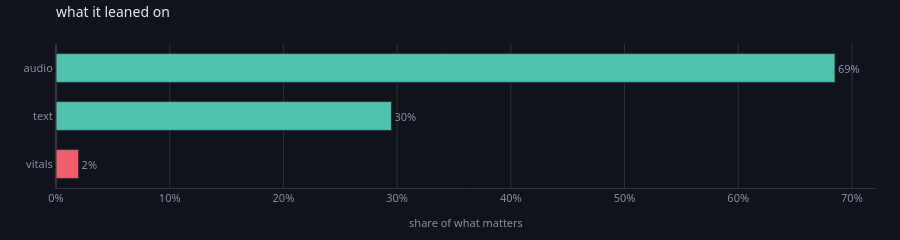

Write notebook code for a chart like this one.
### Markdown cell above
---
# Problem 3 — a branch nobody is using

## The problematic architecture and configuration

The healthy architecture, on the data as it stands. It trains, it is healthy,
and there are three branches in it.

### Code cell
from soma_next.data import contribution, leaned, leaning, shares  # noqa: E402

said = contribution(cooled, DATA, objective=torch.nn.functional.mse_loss)
leaned(said)

### Figure 1 — Plotly figure (JSON) as saved in the notebook; plotly's stock layout.template omitted (floating-point values rounded to 4 significant figures)
{"data": [{"cliponaxis": false, "customdata": [["IGNORED_INPUT(vitals)", 0.001394], ["nothing tripped", 0.02069], ["nothing tripped", 0.04805]], "hovertemplate": "<b>%{y}</b><br>%{x:.1%} of what matters<br>the score is %{customdata[1]:.4g} worse without it<br>%{customdata[0]}<extra></extra>", "marker": {"color": ["#ef5f6b", "#4fc3b0", "#4fc3b0"], "line": {"color": "#2c3242", "width": 1}}, "orientation": "h", "text": ["2%", "30%", "69%"], "textfont": {"color": "#868ea3", "size": 11}, "textposition": "outside", "type": "bar", "x": [0.01987, 0.295, 0.6851], "y": ["vitals", "text", "audio"]}], "layout": {"bargap": 0.4, "font": {"color": "#e7e9ef", "family": "system-ui, -apple-system, Segoe UI, Roboto, sans-serif", "size": 12}, "height": 230, "hoverlabel": {"align": "left", "bgcolor": "#1a1e28", "bordercolor": "#2c3242", "font": {"color": "#e7e9ef", "family": "system-ui, -apple-system, Segoe UI, Roboto, sans-serif"}}, "legend": {"bgcolor": "rgba(0,0,0,0)", "font": {"color": "#868ea3"}, "orientation": "h", "x": 1, "xanchor": "right", "y": 1.02, "yanchor": "bottom"}, "margin": {"b": 44, "l": 56, "r": 24, "t": 44}, "paper_bgcolor": "#101319", "plot_bgcolor": "#101319", "showlegend": false, "title": {"font": {"size": 14}, "text": "what it leaned on", "x": 0, "xanchor": "left", "xref": "paper", "y": 0.97, "yanchor": "top"}, "xaxis": {"gridcolor": "#2c3242", "linecolor": "#2c3242", "tickfont": {"color": "#868ea3", "size": 11}, "tickformat": ".0%", "title": {"font": {"color": "#868ea3", "size": 11}, "text": "share of what matters"}, "zerolinecolor": "#2c3242"}, "yaxis": {"automargin": true, "gridcolor": "#2c3242", "linecolor": "#2c3242", "showgrid": false, "tickfont": {"color": "#868ea3", "size": 11}, "title": {"font": {"color": "#868ea3", "size": 11}}, "zerolinecolor": "#2c3242"}}}
